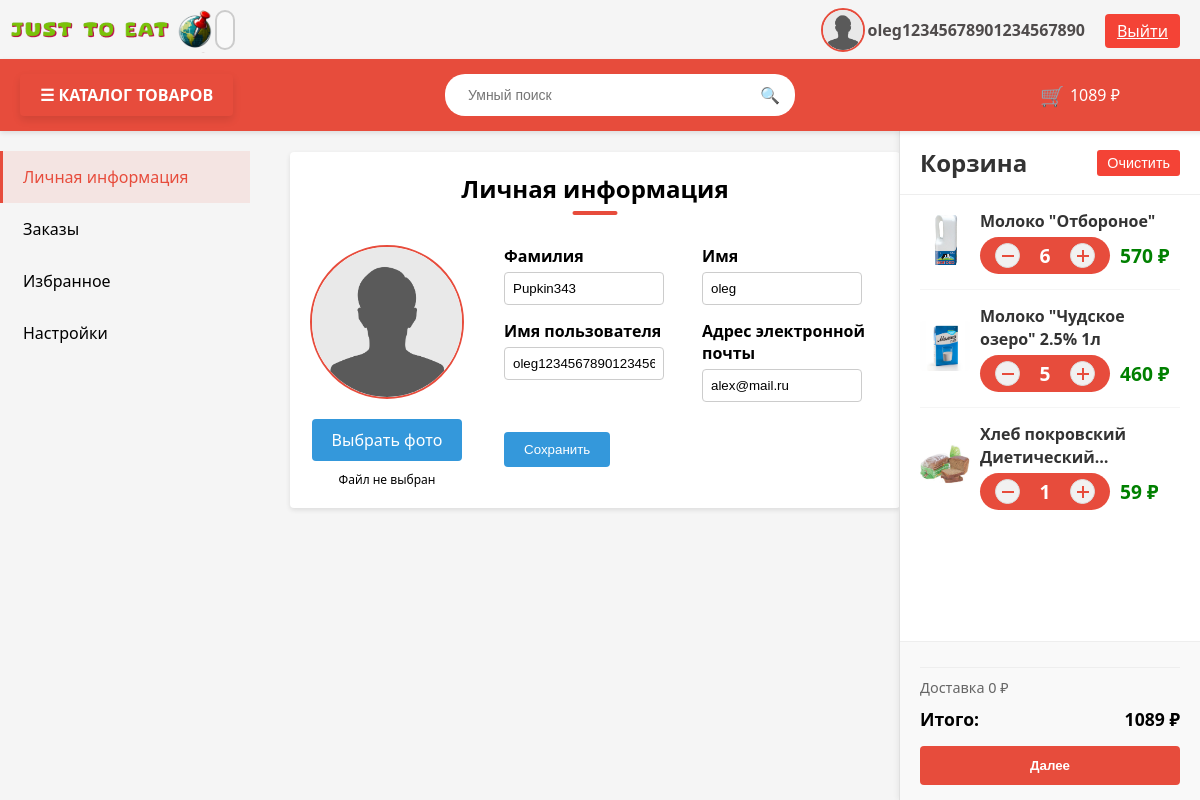
The page /users/profile (signed in) on the database as committed earlier.
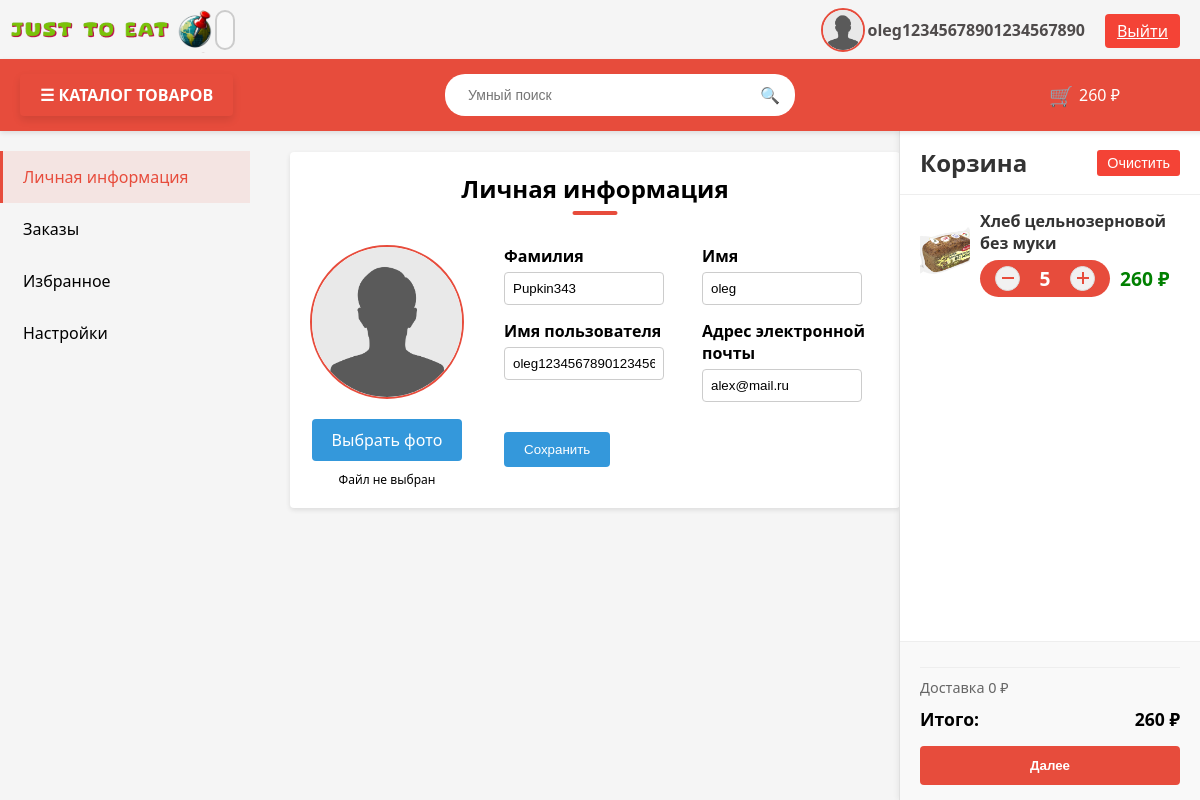
The same page on the database as committed later.
### products/models.py (models this page shows, shortened)
class Basket(models.Model):
    user = models.ForeignKey(User, on_delete=models.PROTECT)
    product = models.ForeignKey(Product, on_delete=models.PROTECT)
    quantity = models.PositiveIntegerField(default=1)
    created_timestamp = models.DateTimeField(auto_now_add=True)
    class Meta:
        unique_together = ('user', 'product')
    @property
    def sum(self):
        return int(self.product.price * self.quantity)

class Product(models.Model):
    name = models.CharField(max_length=256, verbose_name=('Имя'))
    image = models.ImageField(upload_to="product_media", verbose_name=('Фото продукции'))
    short_description = models.TextField(max_length=64, blank=True, verbose_name=('Краткое описание'))
    description = models.TextField(max_length=64, blank=True, verbose_name=('Описание'))
    price = models.DecimalField(max_digits=8, decimal_places=2, verbose_name=('Цена'))
    quantity = models.PositiveIntegerField(default=0, verbose_name=('Количество'))
    category = models.ForeignKey(ProductCategory, on_delete=models.PROTECT, related_name='products', verbose_name=('Категория'))
    manufacturer_country = models.CharField(max_length=24, blank=True, verbose_name=('Страна производитель'))
    manufacturer = models.CharField(max_length=24, blank=True, verbose_name=('Производитель'))
    specificity = models.TextField(max_length=512, blank=True, verbose_name=('Спецификация'))
    brand = models.TextField(max_length=24, blank=True, verbose_name=('Бренд'))
    packing_type = models.TextField(max_length=24, blank=True, verbose_name=('Тип упаковки'))
    material_type = models.TextField(max_length=24, blank=True, verbose_name=('Тип материала'))
    size = models.TextField(max_length=16, blank=True, verbose_name=('Размеры ШхВхГ'))
    composition = models.TextField(max_length=512, blank=True, verbose_name=('Состав'))
    kilocalories = models.DecimalField(max_digits=8, decimal_places=1, default=0, verbose_name=('Ккал'))
    kilojoule = models.PositiveIntegerField(default=0, verbose_name=('КДж'))
    fats = models.DecimalField(max_digits=8, decimal_places=1, default=0, verbose_name=('Жиры'))
    carbs = models.DecimalField(max_digits=5, decimal_places=1, default=0, verbose_name=('Углеводы'))
    proteins = models.DecimalField(max_digits=5, decimal_places=1, default=0, verbose_name=('Белки'))
    storage_conditions = models.TextField(max_length=64, blank=True, verbose_name=('Условия хранения'))
    recommendations  = models.TextField(max_length=1024, blank=True, verbose_name=('Рекомендации'))
    rating = models.DecimalField(max_digits=2, decimal_places=1, default=0, verbose_name=('Рейтинг'))

### users/views.py (the view)
# urls.py: path('profile', profile, name="profile"),
def profile(request):
    if request.method == "POST":
        form = UserProfileForm(data=request.POST, instance=request.user, files=request.FILES)
        if form.is_valid():
            form.save()
            return HttpResponseRedirect(reverse('users:profile'))
        else:
            print(form.errors)
    else:
        form = UserProfileForm(instance=request.user)
    baskets = Basket.objects.filter(user=request.user)
    total_sum = sum(basket.sum for basket in baskets) if baskets else 0
    categories = ProductCategory.objects.all()  # Добавляем категории
    context = {
        'form': form,
        'title': "Профиль",
        'baskets': baskets,
        'total_sum': total_sum,
        'categories': categories,  # Добавляем в контекст
        'products': Product.objects.all()[:10],  # Добавляем продукты (можно ограничить)
    }
    return render(request, "users/profile.html", context)

### users/forms.py
class UserProfileForm(UserChangeForm):
    first_name = forms.CharField(widget=forms.TextInput(attrs={
        'class': 'form-group',
        "required": False
    }))
    last_name = forms.CharField(widget=forms.TextInput(attrs={
        'class': 'form-group',
        "required": False
    }))
    username = forms.CharField(widget=forms.TextInput(attrs={
        'readonly': True,
        'class': 'form-group',
    }))
    email = forms.EmailField(widget=forms.EmailInput(attrs={
        'readonly': True,
        'class': 'form-group',
    }))
    image = forms.ImageField(widget=forms.FileInput(attrs={
        'class': 'save-btn', 'id': 'photoUpload', 'hidden': True,
    }))
    class Meta:
        model = User
        fields = ('first_name', 'last_name', 'username', 'email', 'image')

### users/templates/users/profile.html (shortened to what this page needs)
{% extends 'products/base.html' %}
{% load static %}
{% block css %}
<link rel="stylesheet" href="/static/css/profile.css">
<link rel="stylesheet" href="/static/css/index.css">
{% endblock %}
{% block content %}
<div class="profile-wrapper">
    <div class="profile-sidebar">
        <div class="profile-tab active" data-tab="info">Личная информация</div>
        <div class="profile-tab" data-tab="orders">Заказы</div>
        <div class="profile-tab" data-tab="favorites">Избранное</div>
        <div class="profile-tab" data-tab="settings">Настройки</div>
    </div>
    <form action="{% url 'users:profile' %}" method="post" enctype="multipart/form-data">
        <div class="profile-content">
            <div class="tab-content active" id="info">
                <h2 class="h2-text-1">Личная информация</h2>
                <div class="profile-info-container">
                    <div class="profile-photo-container">
                        <img src="
                      {% if user.image %}
                        {{ user.image.url }}
                      {% else %}
                        {% static '/images/фото_профиля.avif' %}
                      {% endif %}" class="profile-photo" id="profilePhoto">
                        <div class="photo-upload">
                            <label class="save-btn" for="{{ form.image.id_for_label }}">Выбрать фото</label>
                            <span id="fileName">Файл не выбран</span>
                        </div>
                    </div>
                    <div class="profile-form-container">
                        <div class="form-row">
                            <div class="form-group">
                                <label for="form.last_name.id_for_label">Фамилия</label>
                                {{ form.last_name }}
                            </div>
                            <div class="form-group">
                                <label for="form.first_name.id_for_label">Имя</label>
                                {{ form.first_name }}
                            </div>
                        </div>
                        <div class="form-row">
                            <div class="form-group">
                                <label for="form.username.id_for_label">Имя пользователя</label>
                                {{ form.username }}
                            </div>
                            <div class="form-group">
                                <label for="form.email.id_for_label">Адрес электронной почты</label>
                                {{ form.email }}
                            </div>
                        </div>
                        <input class="edit-btn" type="submit" value="Сохранить">
                    </div>
                </div>
            </div>
        </div>
    </form>
</div>
<div id="cart-container">
    {% include 'products/basket.html' %}
</div>
{% endblock %}

### products/templates/products/base.html (shortened to what this page needs)
<!DOCTYPE html>
<html lang="en">
<head>
    <link rel="stylesheet" href="/static/css/base.css">
    {% load static %}
    {% block css %} {% endblock %}
</head>
<body>
<div class="fixed-header-wrapper">
    <div class="container">
        <header>
            <a href="{% url 'index' %}" class="logo-link">
                <img src="/static/images/logo.png" alt="Logo" class="logo">
            </a>
        </header>
        <div id="metka"></div>
        <div class="output" id="output"></div>
        {% if user.is_authenticated %}
        <li class="nav-item">
            <a class="nav-link" href="{% url 'users:profile' %}" style="display: flex; align-items: center;">
                <img width="40" height="40" src="
                    {% if user.image %}
                        {{ user.image.url }}
                    {% else %}
                        {% static '/images/фото_профиля.avif' %}
                    {% endif %}"
                     class="profile-photo-mini" id="profilePhoto">
                <span style="margin-left: 5px;">{{ user.username }}</span>
            </a>
        </li>
        {% endif %}
        <a id="loginButton" class="login-btn" href="
            {% if user.is_authenticated %}
                {% url 'users:logout' %}
            {% else %}
                {% url 'users:login' %}
            {% endif %}
            ">
            {% if user.is_authenticated %}
            Выйти
            {% else %}
            Войти
            {% endif %}
        </a>
    </div>
    <div class="header">
        <div class="catalog-container">
            <button class="catalog-btn" id="catalogBtn">☰ КАТАЛОГ ТОВАРОВ</button>
        </div>
        <div class="search-container">
            <input type="text" class="search-input" placeholder="Умный поиск">
            <span class="search-icon">🔍</span>
        </div>
        <div class="cart-btn">
            <span class="cart-icon">🛒</span>
            <span class="cart-total" id="header-cart-total">
                {% if baskets %}
            <span id="header-total-sum">{{ total_sum }}</span> ₽
                {% else %}
            Корзина пуста
                {% endif %}
            </span>
        </div>
    </div>
</div>
<main class="content">
    {% block content %} {% endblock %}
</main>
</body>
</html>

### products/templates/products/basket.html (shortened to what this page needs)
{% if baskets %}
<div class="cart-sidebar" id="cart-container">
    <div class="cart-header">
        <h2 class="cart-title">Корзина</h2>
        <button class="clear-cart-btn" onclick="clearCart()">Очистить</button>
    </div>
    <div class="cart-items-container">
        {% for basket in baskets %}
        <div class="cart-item" data-basket-id="{{ basket.id }}">
            <a href="{% url 'products:product_detail' basket.product.id %}">
                <img src="/media/{{ basket.product.image }}" alt="{{ basket.product.name }}" class="item-image">
            </a>
            <div class="item-content">
                <div class="item-name" title="{{ basket.product.name }}">
                    {{ basket.product.name }}
                </div>
                <div class="item-details-row">
                    <div class="item-quantity">
                        <button class="quantity-btn decrease" data-basket-id="{{ basket.id }}"
                                data-action="decrease"></button>
                        <span class="quantity-value">{{ basket.quantity }}</span>
                        <button class="quantity-btn increase" data-basket-id="{{ basket.id }}"
                                data-action="increase"></button>
                    </div>
                    <div class="item-details">{{ basket.sum }} ₽</div>
                </div>
            </div>
        </div>
        {% endfor %}
    </div>
    <div class="cart-footer">
        <div class="cart-divider"></div>
        <div class="delivery">Доставка 0 ₽</div>
        <div class="total">
            <div class="total-label">Итого:</div>
            <div class="total-price">{{ total_sum }} ₽</div>
        </div>
        <button class="checkout-btn">Далее</button>
    </div>
</div>
{% endif %}

Rows that differ between the two databases and show on the page:
removed Basket: product.image (picture), product.name "Молоко \"Отбороное\"", quantity "6", sum "570"
removed Basket: product.image (picture), product.name "Молоко \"Чудское озеро\" 2.5% 1л", quantity "5", sum "460"
removed Basket: product.image (picture), product.name "Хлеб покровский…", quantity "1", sum "59"
added Basket: product.image (picture), product.name "Хлеб цельнозерновой без муки", quantity "5", sum "260"
Other text that changed with them:
{{ total_sum }}: "1089" → "260"
